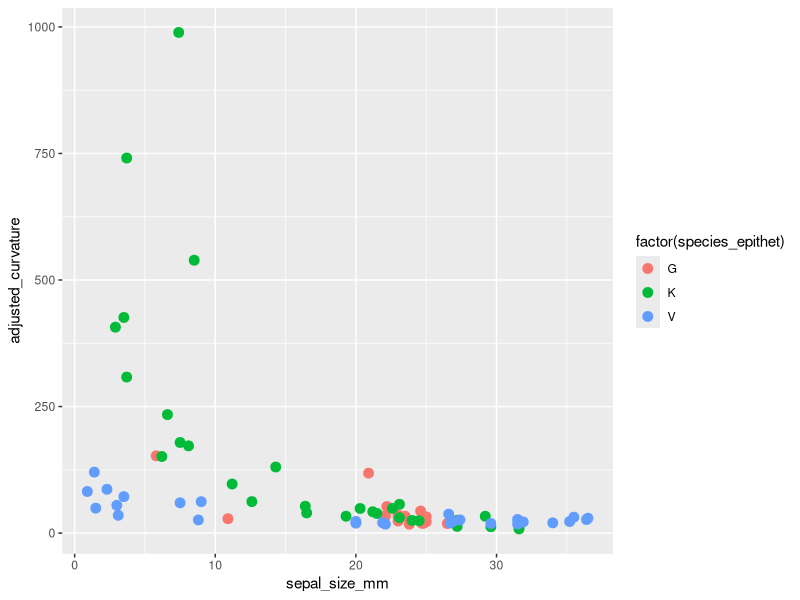
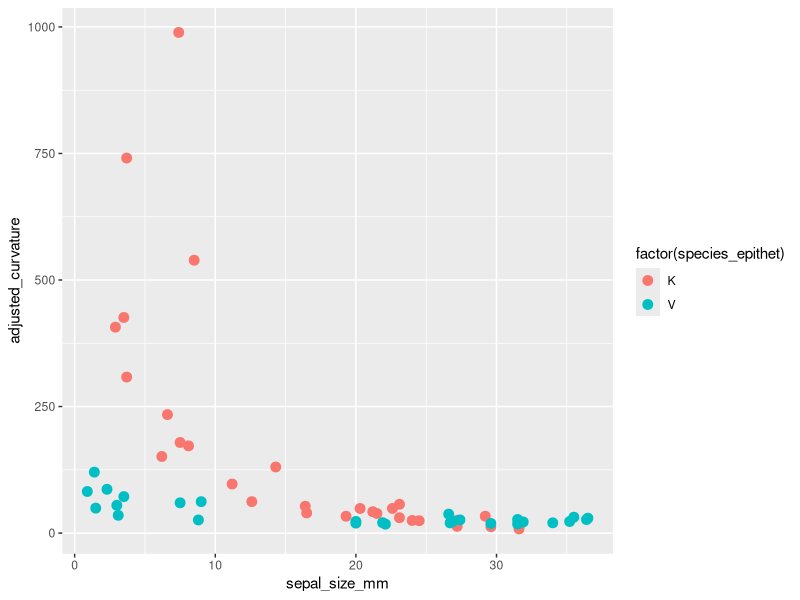

Write the R code that produced these figures, in order.
library(here)
library(tidyverse)

#import data ####

#size data
size_data<-
  read.csv(
  here("data/epimedium_curv_size_data.csv"), 
  header=TRUE)

#curvature data

curv_gran<-
  read.csv(
    here("data/epimedium_curvature_grandiflorum.csv"),
    header=TRUE) %>%
  select(4, 5) #select columns with species IDs and adjusted curvature data
  
curv_kore<-
  read.csv(
    here("data/epimedium_curvature_koreanum.csv"),
    header=TRUE) %>%
  select(4, 5)

curv_viol<-
  read.csv(
    here("data/epimedium_curvature_violaceum.csv"),
    header=TRUE) %>%
  select(4, 5)

#merge curvature data into one tibble

curv_data<-
  full_join(curv_gran, curv_kore) %>%
  full_join(., curv_viol)

# merge size data with curvature data ####

size_curv_data<-
  left_join(size_data, curv_data, by="species_individual_panicle_flower") %>%
  rename(species_ID = species_individual_panicle_flower) %>%
  mutate(
    species_epithet = str_extract(
      species_ID, 
      "[A-Z]+") #extacts uppercase letters from strings
  )

#plot

ggplot(
  data=size_curv_data, 
  aes(x=sepal_size_mm, y=adjusted_curvature)
) +
  geom_point(
    aes(colour=factor(species_epithet)), size=3)



# For E. koreanum and E. violaceum only ####

curv_data<- full_join(curv_kore, curv_viol)

size_curv_data<-
  left_join(size_data, curv_data, by="species_individual_panicle_flower") %>%
  rename(species_ID = species_individual_panicle_flower) %>%
  mutate(
    species_epithet = str_extract(
      species_ID, 
      "[A-Z]+") #extacts uppercase letters from strings
  ) %>% 
  filter(species_epithet == "K" | species_epithet == "V")


ggplot(
  data=size_curv_data, 
  aes(x=sepal_size_mm, y=adjusted_curvature)
) +
  geom_point(
    aes(colour=factor(species_epithet)), size=3)
